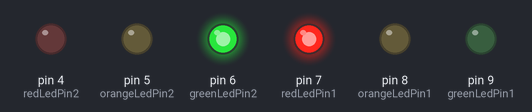
A sketch run on a simulated Arduino Uno, built with avr-gcc and run on an emulated ATmega328P. Shown: output pins drawn as LEDs (lit = HIGH).

Above: at 1.5 s.
At 3.5 s:
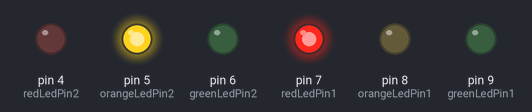
At 5.5 s:
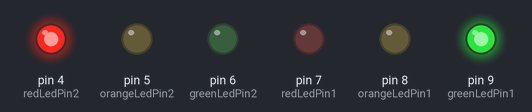
At 7.5 s:
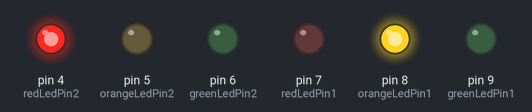
Timing chart, 0 to 10.4 s (numbered marks = the images above):
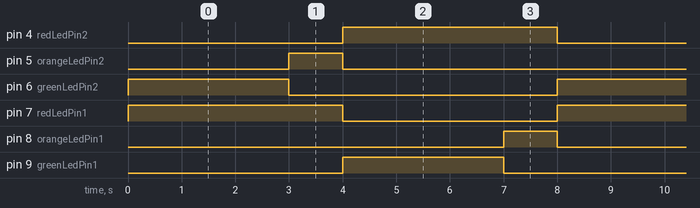

Measured:
- by itself, pin 4 (redLedPin2), pin 7 (redLedPin1): alternates HIGH for 4.0 s and LOW for 4.0 s
- by itself, pin 5 (orangeLedPin2), pin 8 (orangeLedPin1): alternates HIGH for 1.0 s and LOW for 7.0 s
- by itself, pin 6 (greenLedPin2), pin 9 (greenLedPin1): alternates HIGH for 3.0 s and LOW for 5.0 s

The sketch:

sketch_apr03a.ino
```cpp
int redLedPin1 = 7;
int orangeLedPin1 = 8;
int greenLedPin1 = 9;

int redLedPin2 = 4;
int orangeLedPin2 = 5;
int greenLedPin2 = 6;

void setup() {
  // put your setup code here, to run once:
  pinMode(redLedPin1, OUTPUT);
  pinMode(orangeLedPin1, OUTPUT);
  pinMode(greenLedPin1, OUTPUT);
  pinMode(redLedPin2, OUTPUT);
  pinMode(orangeLedPin2, OUTPUT);
  pinMode(greenLedPin2, OUTPUT);
}

void loop() {
  // put your main code here, to run repeatedly:
  digitalWrite(redLedPin1, HIGH);
  digitalWrite(greenLedPin2, HIGH);
  delay(3000);
  digitalWrite(greenLedPin2, LOW);
  digitalWrite(orangeLedPin2, HIGH);
  delay(1000);
  digitalWrite(orangeLedPin2, LOW);
  digitalWrite(redLedPin2, HIGH);
  digitalWrite(redLedPin1, LOW);
  digitalWrite(greenLedPin1, HIGH);
  delay(3000);
  digitalWrite(greenLedPin1, LOW);
  digitalWrite(orangeLedPin1, HIGH);
  delay(1000);
  digitalWrite(orangeLedPin1, LOW);
  digitalWrite(redLedPin2, LOW);

}
```
